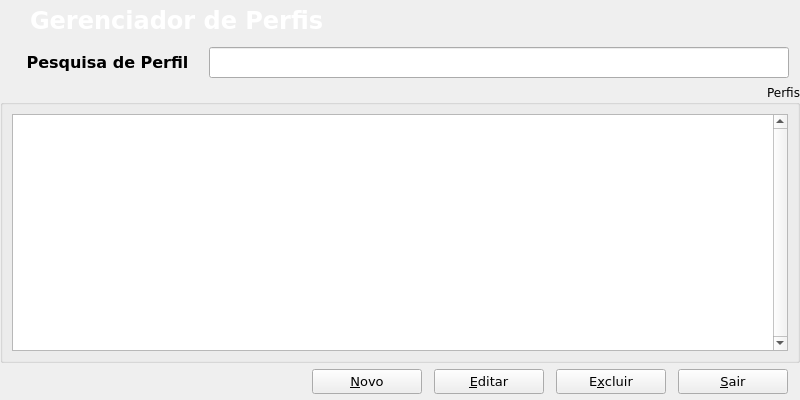
<?xml version="1.0" encoding="UTF-8"?>
<ui version="4.0">
 <class>ProfileManager</class>
 <widget class="QDialog" name="ProfileManager">
  <property name="windowModality">
   <enum>Qt::ApplicationModal</enum>
  </property>
  <property name="geometry">
   <rect>
    <x>0</x>
    <y>0</y>
    <width>800</width>
    <height>400</height>
   </rect>
  </property>
  <property name="minimumSize">
   <size>
    <width>0</width>
    <height>0</height>
   </size>
  </property>
  <property name="maximumSize">
   <size>
    <width>800</width>
    <height>600</height>
   </size>
  </property>
  <property name="windowTitle">
   <string>Perfis</string>
  </property>
  <layout class="QGridLayout" name="gridLayout_8">
   <property name="margin">
    <number>0</number>
   </property>
   <property name="spacing">
    <number>0</number>
   </property>
   <item row="0" column="0">
    <widget class="QFrame" name="topmenu">
     <property name="minimumSize">
      <size>
       <width>0</width>
       <height>42</height>
      </size>
     </property>
     <property name="maximumSize">
      <size>
       <width>16777215</width>
       <height>42</height>
      </size>
     </property>
     <property name="styleSheet">
      <string notr="true">background-image: url(:/png/topright.jpg);</string>
     </property>
     <property name="frameShape">
      <enum>QFrame::NoFrame</enum>
     </property>
     <property name="frameShadow">
      <enum>QFrame::Plain</enum>
     </property>
     <widget class="QLabel" name="labelStatus">
      <property name="enabled">
       <bool>false</bool>
      </property>
      <property name="geometry">
       <rect>
        <x>30</x>
        <y>1</y>
        <width>340</width>
        <height>39</height>
       </rect>
      </property>
      <property name="palette">
       <palette>
        <active>
         <colorrole role="WindowText">
          <brush brushstyle="SolidPattern">
           <color alpha="255">
            <red>255</red>
            <green>255</green>
            <blue>255</blue>
           </color>
          </brush>
         </colorrole>
         <colorrole role="Button">
          <brush brushstyle="SolidPattern">
           <color alpha="255">
            <red>0</red>
            <green>0</green>
            <blue>0</blue>
           </color>
          </brush>
         </colorrole>
         <colorrole role="Text">
          <brush brushstyle="SolidPattern">
           <color alpha="255">
            <red>255</red>
            <green>255</green>
            <blue>255</blue>
           </color>
          </brush>
         </colorrole>
         <colorrole role="ButtonText">
          <brush brushstyle="SolidPattern">
           <color alpha="255">
            <red>255</red>
            <green>255</green>
            <blue>255</blue>
           </color>
          </brush>
         </colorrole>
         <colorrole role="Base">
          <brush brushstyle="SolidPattern">
           <color alpha="255">
            <red>0</red>
            <green>0</green>
            <blue>0</blue>
           </color>
          </brush>
         </colorrole>
         <colorrole role="Window">
          <brush brushstyle="SolidPattern">
           <color alpha="255">
            <red>0</red>
            <green>0</green>
            <blue>0</blue>
           </color>
          </brush>
         </colorrole>
        </active>
        <inactive>
         <colorrole role="WindowText">
          <brush brushstyle="SolidPattern">
           <color alpha="255">
            <red>255</red>
            <green>255</green>
            <blue>255</blue>
           </color>
          </brush>
         </colorrole>
         <colorrole role="Button">
          <brush brushstyle="SolidPattern">
           <color alpha="255">
            <red>0</red>
            <green>0</green>
            <blue>0</blue>
           </color>
          </brush>
         </colorrole>
         <colorrole role="Text">
          <brush brushstyle="SolidPattern">
           <color alpha="255">
            <red>255</red>
            <green>255</green>
            <blue>255</blue>
           </color>
          </brush>
         </colorrole>
         <colorrole role="ButtonText">
          <brush brushstyle="SolidPattern">
           <color alpha="255">
            <red>255</red>
            <green>255</green>
            <blue>255</blue>
           </color>
          </brush>
         </colorrole>
         <colorrole role="Base">
          <brush brushstyle="SolidPattern">
           <color alpha="255">
            <red>0</red>
            <green>0</green>
            <blue>0</blue>
           </color>
          </brush>
         </colorrole>
         <colorrole role="Window">
          <brush brushstyle="SolidPattern">
           <color alpha="255">
            <red>0</red>
            <green>0</green>
            <blue>0</blue>
           </color>
          </brush>
         </colorrole>
        </inactive>
        <disabled>
         <colorrole role="WindowText">
          <brush brushstyle="SolidPattern">
           <color alpha="255">
            <red>255</red>
            <green>255</green>
            <blue>255</blue>
           </color>
          </brush>
         </colorrole>
         <colorrole role="Button">
          <brush brushstyle="SolidPattern">
           <color alpha="255">
            <red>0</red>
            <green>0</green>
            <blue>0</blue>
           </color>
          </brush>
         </colorrole>
         <colorrole role="Text">
          <brush brushstyle="SolidPattern">
           <color alpha="255">
            <red>255</red>
            <green>255</green>
            <blue>255</blue>
           </color>
          </brush>
         </colorrole>
         <colorrole role="ButtonText">
          <brush brushstyle="SolidPattern">
           <color alpha="255">
            <red>255</red>
            <green>255</green>
            <blue>255</blue>
           </color>
          </brush>
         </colorrole>
         <colorrole role="Base">
          <brush brushstyle="SolidPattern">
           <color alpha="255">
            <red>0</red>
            <green>0</green>
            <blue>0</blue>
           </color>
          </brush>
         </colorrole>
         <colorrole role="Window">
          <brush brushstyle="SolidPattern">
           <color alpha="255">
            <red>0</red>
            <green>0</green>
            <blue>0</blue>
           </color>
          </brush>
         </colorrole>
        </disabled>
       </palette>
      </property>
      <property name="font">
       <font>
        <family>Verdana</family>
        <pointsize>18</pointsize>
        <weight>75</weight>
        <bold>true</bold>
       </font>
      </property>
      <property name="styleSheet">
       <string/>
      </property>
      <property name="frameShape">
       <enum>QFrame::NoFrame</enum>
      </property>
      <property name="frameShadow">
       <enum>QFrame::Plain</enum>
      </property>
      <property name="lineWidth">
       <number>1</number>
      </property>
      <property name="text">
       <string>Gerenciador de Perfis</string>
      </property>
      <property name="textFormat">
       <enum>Qt::AutoText</enum>
      </property>
      <property name="alignment">
       <set>Qt::AlignLeading|Qt::AlignLeft|Qt::AlignVCenter</set>
      </property>
      <property name="wordWrap">
       <bool>false</bool>
      </property>
      <property name="textInteractionFlags">
       <set>Qt::NoTextInteraction</set>
      </property>
     </widget>
    </widget>
   </item>
   <item row="1" column="0">
    <widget class="QFrame" name="frame">
     <property name="minimumSize">
      <size>
       <width>0</width>
       <height>42</height>
      </size>
     </property>
     <property name="maximumSize">
      <size>
       <width>16777215</width>
       <height>42</height>
      </size>
     </property>
     <property name="styleSheet">
      <string>background-image: url(:/png/topo_telacaixa.jpg);</string>
     </property>
     <property name="frameShape">
      <enum>QFrame::NoFrame</enum>
     </property>
     <property name="frameShadow">
      <enum>QFrame::Raised</enum>
     </property>
     <widget class="QLabel" name="LblVendedor_4">
      <property name="geometry">
       <rect>
        <x>27</x>
        <y>0</y>
        <width>161</width>
        <height>41</height>
       </rect>
      </property>
      <property name="minimumSize">
       <size>
        <width>0</width>
        <height>41</height>
       </size>
      </property>
      <property name="maximumSize">
       <size>
        <width>16777215</width>
        <height>41</height>
       </size>
      </property>
      <property name="font">
       <font>
        <family>Verdana</family>
        <pointsize>12</pointsize>
        <weight>75</weight>
        <bold>true</bold>
        <kerning>true</kerning>
       </font>
      </property>
      <property name="focusPolicy">
       <enum>Qt::NoFocus</enum>
      </property>
      <property name="styleSheet">
       <string/>
      </property>
      <property name="text">
       <string>Pesquisa de Perfil</string>
      </property>
      <property name="alignment">
       <set>Qt::AlignCenter</set>
      </property>
     </widget>
     <widget class="QLineEdit" name="lineEditSearch">
      <property name="geometry">
       <rect>
        <x>209</x>
        <y>5</y>
        <width>580</width>
        <height>31</height>
       </rect>
      </property>
      <property name="minimumSize">
       <size>
        <width>0</width>
        <height>31</height>
       </size>
      </property>
      <property name="maximumSize">
       <size>
        <width>16777215</width>
        <height>31</height>
       </size>
      </property>
      <property name="palette">
       <palette>
        <active>
         <colorrole role="WindowText">
          <brush brushstyle="SolidPattern">
           <color alpha="255">
            <red>98</red>
            <green>98</green>
            <blue>98</blue>
           </color>
          </brush>
         </colorrole>
         <colorrole role="Text">
          <brush brushstyle="SolidPattern">
           <color alpha="255">
            <red>98</red>
            <green>98</green>
            <blue>98</blue>
           </color>
          </brush>
         </colorrole>
         <colorrole role="ButtonText">
          <brush brushstyle="SolidPattern">
           <color alpha="255">
            <red>98</red>
            <green>98</green>
            <blue>98</blue>
           </color>
          </brush>
         </colorrole>
        </active>
        <inactive>
         <colorrole role="WindowText">
          <brush brushstyle="SolidPattern">
           <color alpha="255">
            <red>98</red>
            <green>98</green>
            <blue>98</blue>
           </color>
          </brush>
         </colorrole>
         <colorrole role="Text">
          <brush brushstyle="SolidPattern">
           <color alpha="255">
            <red>98</red>
            <green>98</green>
            <blue>98</blue>
           </color>
          </brush>
         </colorrole>
         <colorrole role="ButtonText">
          <brush brushstyle="SolidPattern">
           <color alpha="255">
            <red>98</red>
            <green>98</green>
            <blue>98</blue>
           </color>
          </brush>
         </colorrole>
        </inactive>
        <disabled>
         <colorrole role="WindowText">
          <brush brushstyle="SolidPattern">
           <color alpha="255">
            <red>98</red>
            <green>98</green>
            <blue>98</blue>
           </color>
          </brush>
         </colorrole>
         <colorrole role="Text">
          <brush brushstyle="SolidPattern">
           <color alpha="255">
            <red>98</red>
            <green>98</green>
            <blue>98</blue>
           </color>
          </brush>
         </colorrole>
         <colorrole role="ButtonText">
          <brush brushstyle="SolidPattern">
           <color alpha="255">
            <red>98</red>
            <green>98</green>
            <blue>98</blue>
           </color>
          </brush>
         </colorrole>
        </disabled>
       </palette>
      </property>
      <property name="font">
       <font>
        <family>Verdana</family>
        <pointsize>18</pointsize>
        <weight>75</weight>
        <bold>true</bold>
       </font>
      </property>
      <property name="autoFillBackground">
       <bool>false</bool>
      </property>
      <property name="styleSheet">
       <string/>
      </property>
      <property name="text">
       <string/>
      </property>
      <property name="frame">
       <bool>true</bool>
      </property>
      <property name="alignment">
       <set>Qt::AlignLeading|Qt::AlignLeft|Qt::AlignVCenter</set>
      </property>
      <property name="dragEnabled">
       <bool>false</bool>
      </property>
     </widget>
    </widget>
   </item>
   <item row="2" column="0">
    <widget class="QGroupBox" name="groupBox_2">
     <property name="maximumSize">
      <size>
       <width>16777215</width>
       <height>16777215</height>
      </size>
     </property>
     <property name="font">
      <font>
       <family>Verdana</family>
       <pointsize>9</pointsize>
      </font>
     </property>
     <property name="title">
      <string>Perfis</string>
     </property>
     <property name="alignment">
      <set>Qt::AlignRight|Qt::AlignTop|Qt::AlignTrailing</set>
     </property>
     <layout class="QGridLayout" name="gridLayout_4">
      <item row="0" column="0">
       <widget class="QRadTableViewSearch" name="tableViewProfile">
        <property name="font">
         <font>
          <family>Verdana</family>
          <pointsize>8</pointsize>
         </font>
        </property>
        <property name="focusPolicy">
         <enum>Qt::NoFocus</enum>
        </property>
        <property name="styleSheet">
         <string>selection-background-color: rgb(102, 176, 239);
selection-color: rgb(255, 255, 255);</string>
        </property>
        <property name="verticalScrollBarPolicy">
         <enum>Qt::ScrollBarAlwaysOn</enum>
        </property>
        <property name="selectionBehavior">
         <enum>QAbstractItemView::SelectRows</enum>
        </property>
        <attribute name="verticalHeaderVisible">
         <bool>false</bool>
        </attribute>
       </widget>
      </item>
     </layout>
    </widget>
   </item>
   <item row="3" column="0">
    <layout class="QHBoxLayout" name="horizontalLayout">
     <property name="leftMargin">
      <number>300</number>
     </property>
     <property name="topMargin">
      <number>6</number>
     </property>
     <property name="bottomMargin">
      <number>6</number>
     </property>
     <item>
      <widget class="QPushButton" name="btnNew">
       <property name="minimumSize">
        <size>
         <width>110</width>
         <height>0</height>
        </size>
       </property>
       <property name="maximumSize">
        <size>
         <width>110</width>
         <height>16777215</height>
        </size>
       </property>
       <property name="font">
        <font>
         <family>Verdana</family>
         <pointsize>10</pointsize>
        </font>
       </property>
       <property name="focusPolicy">
        <enum>Qt::NoFocus</enum>
       </property>
       <property name="text">
        <string>&amp;Novo</string>
       </property>
       <property name="icon">
        <iconset resource="../../icons/resources.qrc">
         <normaloff>:/png/add-icon.png</normaloff>:/png/add-icon.png</iconset>
       </property>
       <property name="iconSize">
        <size>
         <width>24</width>
         <height>24</height>
        </size>
       </property>
      </widget>
     </item>
     <item>
      <widget class="QPushButton" name="btnEdit">
       <property name="minimumSize">
        <size>
         <width>110</width>
         <height>0</height>
        </size>
       </property>
       <property name="maximumSize">
        <size>
         <width>110</width>
         <height>16777215</height>
        </size>
       </property>
       <property name="font">
        <font>
         <family>Verdana</family>
         <pointsize>10</pointsize>
        </font>
       </property>
       <property name="focusPolicy">
        <enum>Qt::NoFocus</enum>
       </property>
       <property name="text">
        <string>&amp;Editar</string>
       </property>
       <property name="icon">
        <iconset resource="../../icons/resources.qrc">
         <normaloff>:/png/edit-icon.png</normaloff>:/png/edit-icon.png</iconset>
       </property>
       <property name="iconSize">
        <size>
         <width>24</width>
         <height>24</height>
        </size>
       </property>
      </widget>
     </item>
     <item>
      <widget class="QPushButton" name="btnDel">
       <property name="minimumSize">
        <size>
         <width>110</width>
         <height>0</height>
        </size>
       </property>
       <property name="maximumSize">
        <size>
         <width>110</width>
         <height>16777215</height>
        </size>
       </property>
       <property name="font">
        <font>
         <family>Verdana</family>
         <pointsize>10</pointsize>
        </font>
       </property>
       <property name="focusPolicy">
        <enum>Qt::NoFocus</enum>
       </property>
       <property name="text">
        <string>E&amp;xcluir</string>
       </property>
       <property name="icon">
        <iconset resource="../../icons/resources.qrc">
         <normaloff>:/png/remove-icon.png</normaloff>:/png/remove-icon.png</iconset>
       </property>
       <property name="iconSize">
        <size>
         <width>24</width>
         <height>24</height>
        </size>
       </property>
      </widget>
     </item>
     <item>
      <widget class="QPushButton" name="btnExit">
       <property name="minimumSize">
        <size>
         <width>110</width>
         <height>0</height>
        </size>
       </property>
       <property name="maximumSize">
        <size>
         <width>110</width>
         <height>16777215</height>
        </size>
       </property>
       <property name="font">
        <font>
         <family>Verdana</family>
         <pointsize>10</pointsize>
        </font>
       </property>
       <property name="focusPolicy">
        <enum>Qt::NoFocus</enum>
       </property>
       <property name="text">
        <string>&amp;Sair</string>
       </property>
       <property name="icon">
        <iconset resource="../../icons/resources.qrc">
         <normaloff>:/png/shutdown-icon.png</normaloff>:/png/shutdown-icon.png</iconset>
       </property>
       <property name="iconSize">
        <size>
         <width>24</width>
         <height>24</height>
        </size>
       </property>
      </widget>
     </item>
    </layout>
   </item>
  </layout>
 </widget>
 <customwidgets>
  <customwidget>
   <class>QRadTableViewSearch</class>
   <extends>QTableView</extends>
   <header>qradtableviewsearch.h</header>
  </customwidget>
 </customwidgets>
 <resources>
  <include location="../../icons/resources.qrc"/>
  <include location="../../icons/resources.qrc"/>
  <include location="../../icons/resources.qrc"/>
  <include location="../../icons/resources.qrc"/>
  <include location="../../icons/resources.qrc"/>
  <include location="../../icons/resources.qrc"/>
  <include location="../../icons/resources.qrc"/>
  <include location="../../icons/resources.qrc"/>
  <include location="../../icons/resources.qrc"/>
  <include location="../../icons/resources.qrc"/>
  <include location="../../icons/resources.qrc"/>
  <include location="../../icons/resources.qrc"/>
  <include location="../../icons/resources.qrc"/>
  <include location="../../icons/resources.qrc"/>
  <include location="../../icons/resources.qrc"/>
  <include location="../../icons/resources.qrc"/>
  <include location="../../icons/resources.qrc"/>
  <include location="../../icons/resources.qrc"/>
 </resources>
 <connections/>
</ui>
